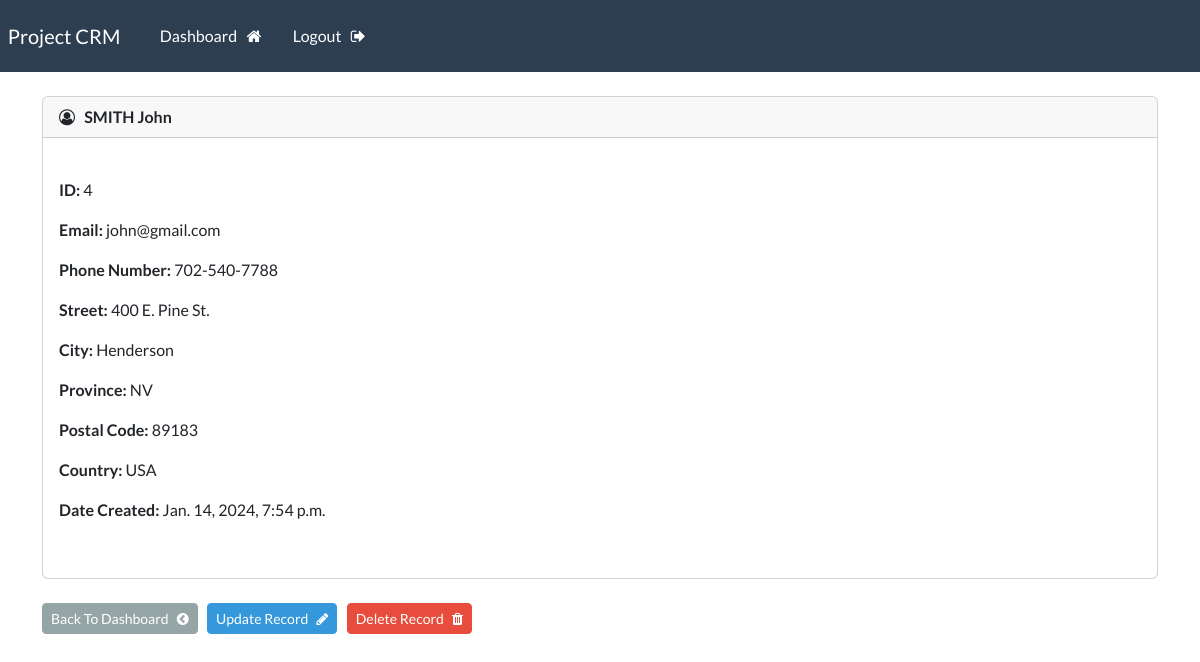
/record/4/ (signed in), run on an earlier commit of the app's database.
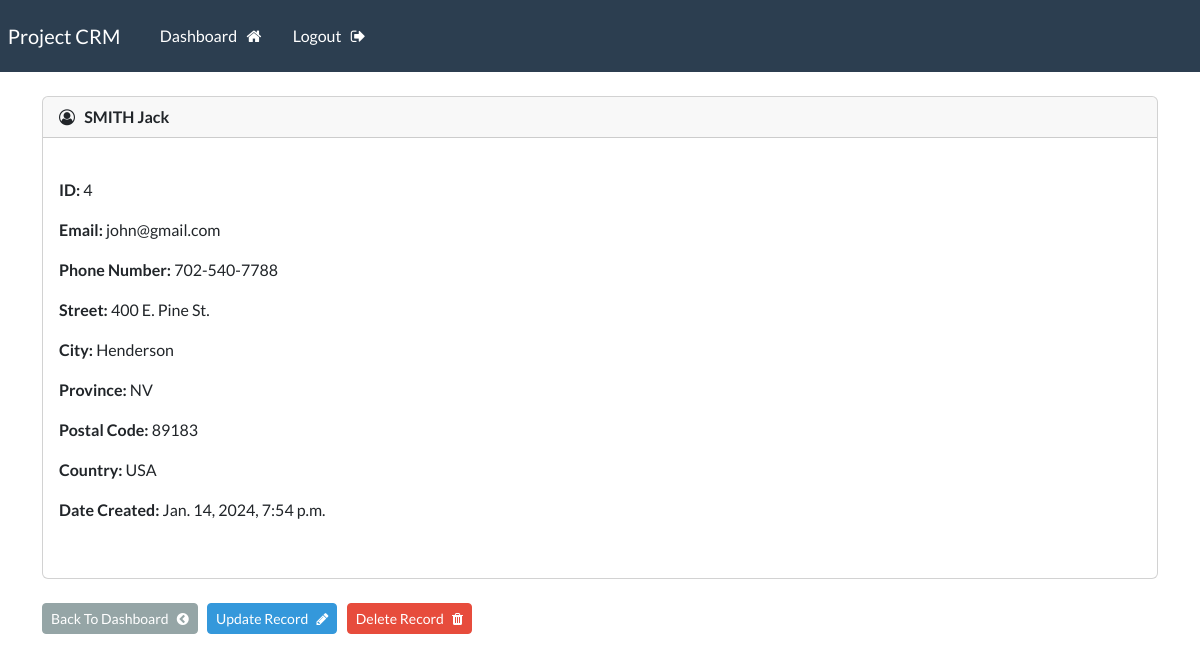
And on a later commit of the database.
### webapp/models.py (models this page shows, shortened)
class Record(models.Model):
    creation_date = models.DateTimeField(auto_now_add=True)
    first_name = models.CharField(max_length=100)
    last_name = models.CharField(max_length=100)
    email_address = models.EmailField(max_length=255)
    phone_number = models.CharField(max_length=20)
    address = models.CharField(max_length=255)
    city = models.CharField(max_length=100)
    province = models.CharField(max_length=100)
    postal_code = models.CharField(max_length=10)
    country = models.CharField(max_length=100)

### webapp/views.py (the view)
# urls.py: path("record/<int:pk>/", views.singular_record, name="record"),
@login_required(login_url="login")
def singular_record(request, pk):
    all_records = Record.objects.get(id=pk)
    context = {"record": all_records}
    return render(request, "webapp/view-record.html", context=context)

### webapp/templates/webapp/view-record.html (shortened to what this page needs)
{% extends "webapp/base.html" %}
{% block content %}
    <div class="card">
        <div class="card-header">
            <i class="fa fa-user-circle-o" aria-hidden="true"></i> &nbsp;
            <strong>
                {{ record.last_name|upper }}
                {{ record.first_name }}
            </strong>
        </div>
        <div class="card-body">
            <br>
            <p> <strong> ID: </strong>{{ record.id }}</p>
            <p> <strong> Email: </strong>{{ record.email_address }}</p>
            <p> <strong> Phone Number: </strong>{{ record.phone_number }}</p>
            <p> <strong> Street: </strong>{{ record.address }}</p>
            <p> <strong> City: </strong>{{ record.city }}</p>
            <p> <strong> Province: </strong>{{ record.province }}</p>
            <p> <strong> Postal Code: </strong>{{ record.postal_code }}</p>
            <p> <strong> Country: </strong>{{ record.country }}</p>
            <p> <strong> Date Created: </strong>{{ record.creation_date }}</p>
            <br>
        </div>
    </div>
    <br>
    <a class="btn btn-secondary btn-sm" href="{% url 'dashboard' %}">Back To Dashboard &nbsp; <i class="fa fa-chevron-circle-left" aria-hidden="true"></i></a>
    <a class="btn btn-info btn-sm" href="{% url 'update-record' record.id %}">Update Record &nbsp; <i class="fa fa-pencil" aria-hidden="true"></i></a>
    <a class="btn btn-danger btn-sm" href="{% url 'delete-record' record.id %}">Delete Record &nbsp; <i class="fa fa-trash" aria-hidden="true"></i></a>
{% endblock %}

What changed in the data, as far as the page shows it:
changed Record "SMITH": first_name "John" → "Jack"
